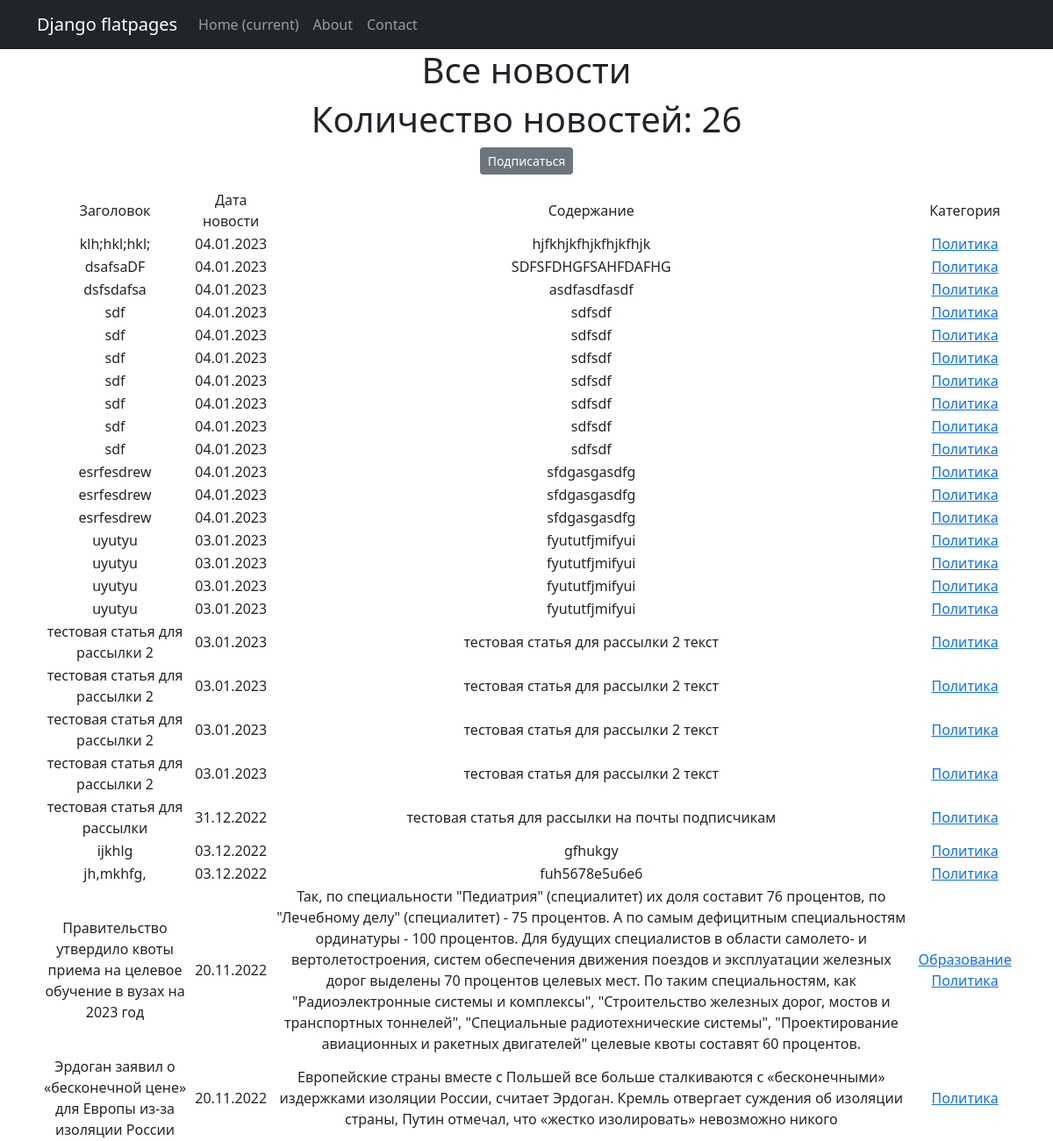
The app's page /news/categories/2, older data.
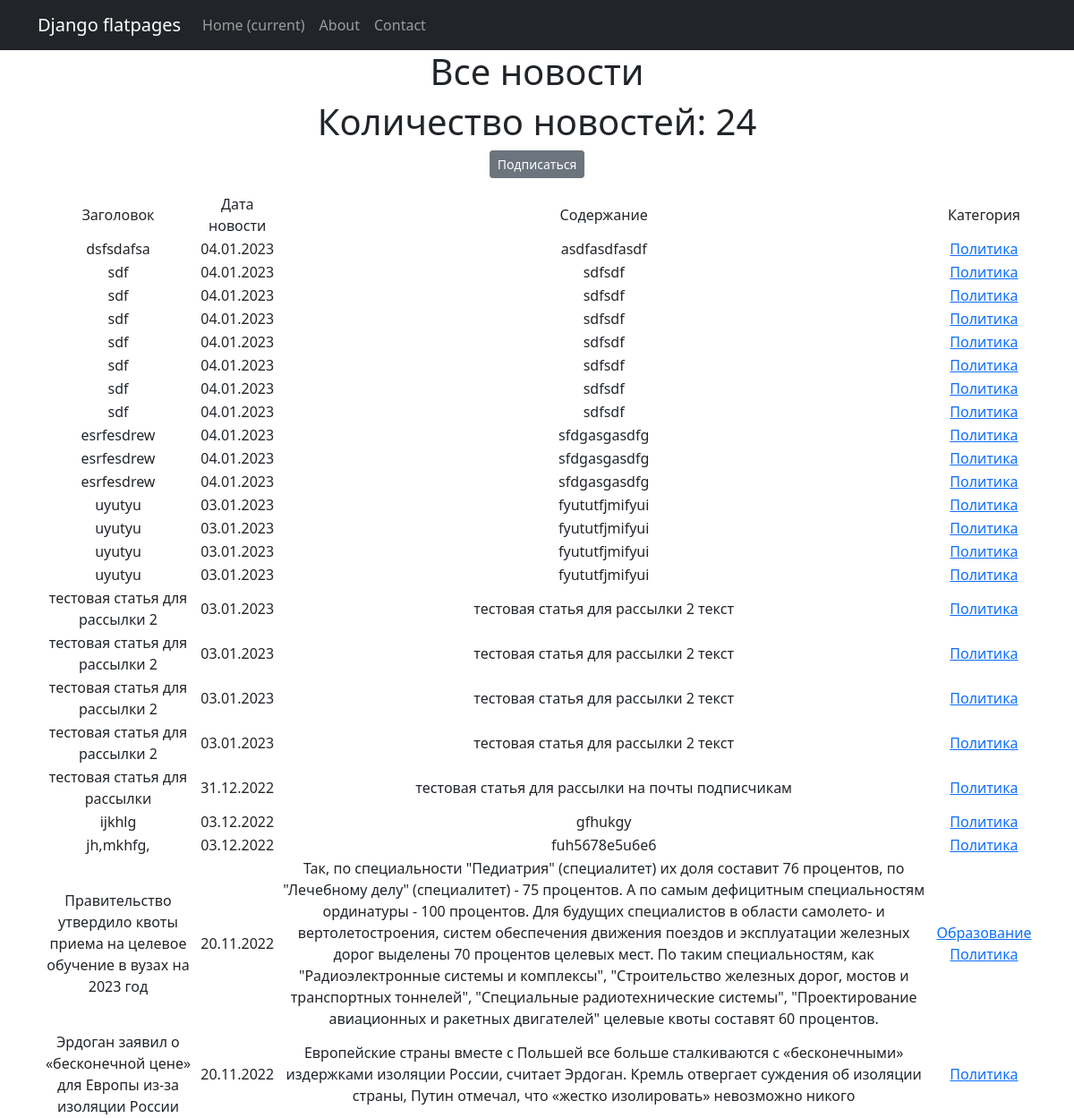
The same page, newer data.
### D5/models.py (models this page shows, shortened)
class Post(models.Model):
    news = 'nws'
    article = 'art'
    change = [(news, 'Новость'), (article, 'Статья')]
    author_id = models.ForeignKey(Author, on_delete=models.CASCADE)
    changes = models.CharField(choices=change, max_length=3)
    dt_create = models.DateTimeField(auto_now_add=True)
    category_id = models.ManyToManyField(Category, through='PostCategory')
    title = models.CharField(max_length=255)
    text = models.TextField()
    rank_post = models.IntegerField(default=0)

class Category(models.Model):
    name_category = models.CharField(unique=True, max_length=255)
    subscribers = models.ManyToManyField(User, blank=True, null=True, related_name='categories')
    def __str__(self):
        return self.name_category

### D5/views.py (the view)
# urls.py: path('categories/<int:pk>', CategoryListView.as_view(), name='category_list'),
class CategoryListView(ListView):
    model = Post
    template_name = 'news/category_list.html'
    context_object_name = 'category_news_list'
    def get_queryset(self):
        self.category = get_object_or_404(Category, id=self.kwargs['pk'])
        queryset = Post.objects.filter(category_id=self.category).order_by('-dt_create')
        return queryset
    def get_context_data(self, **kwargs):
        context = super().get_context_data(**kwargs)
        context['is_not_subscriber'] = self.request.user not in self.category.subscribers.all()
        context['category'] = self.category
        return context

### D5/templatetags/custom_filters.py (called while the page is built)
@register.filter()
def censor(text):
    for wrd in CENSOR:
        if wrd in text:
            rep_len = '*' * (len(wrd) - 1)
            pref = wrd[0]
            rep = f'{pref}{rep_len}'
            text = text.replace(wrd, rep)
        else:
            continue
    return text

### templates/news/category_list.html (shortened to what this page needs)
{% extends 'flatpages/default.html' %}
{% load custom_filters %}
{% block content %}
<h1>Все новости</h1>
{% if category_news_list %}
<h1>Количество новостей: {{category_news_list|length}}</h1>
    {% if is_not_subscriber %}
    <p class="text-center"><a href="{% url 'subscribe' category.id %}"
                              class="btn btn-secondary btn-sm">Подписаться</a> </p>
    {% endif %}
<table>
    <tr>
        <td>Заголовок</td>
        <td>Дата новости</td>
        <td>Содержание</td>
        <td>Категория</td>
    </tr>
    {% for new1 in category_news_list %}
    <tr>
        <td>{{ new1.title }}</td>
        <td>{{ new1.dt_create|date:'d.m.Y' }}</td>
        <td>{{ new1.text }}</td>
                    <td>{% for category in new1.category_id.all %}
            <a href="{% url 'category_list' category.id %}">{{ category }}</a>
               {% endfor %}</td>
    </tr>
    {% endfor %}
</table>
{% else %}
<h2> Нет новостей! </h2>
{% endif %}
{% endblock content %}

### templates/flatpages/default.html (shortened to what this page needs)
<!DOCTYPE html>
<html lang="en">
    <head>
        {% load static %}
        <link href="{% static 'css/styles.css' %}" rel="stylesheet" />
    </head>
    <body>
        <nav class="navbar navbar-expand-lg navbar-dark bg-dark static-top">
   <div class="container">
       <a class="navbar-brand" href="#">Django flatpages</a>
       <div class="collapse navbar-collapse" id="navbarResponsive">
           <ul class="navbar-nav ml-auto">
               <li class="nav-item active">
                   <a class="nav-link" href="#">Home
                       <span class="sr-only">(current)</span>
                   </a>
               </li>
               <li class="nav-item">
                   <a class="nav-link" href="/about/">About</a>
               </li>
               <li class="nav-item">
                   <a class="nav-link" href="/contacts/">Contact</a>
               </li>
           </ul>
       </div>
   </div>
</nav>
    <div class="container">
   <div class="row">
       <div class="col-lg-12 text-center">
           {% block content %}{% endblock content %}
       </div>
   </div>
</div>
    </body>
</html>

Row changes from the older to the newer data that the page shows:
removed Post: title "klh;hkl;hkl;", dt_create "04.01.2023", text "hjfkhjkfhjkfhjkfhjk", Category (name_category "Политика")
removed Post: title "dsafsaDF", dt_create "04.01.2023", text "SDFSFDHGFSAHFDAFHG", Category (name_category "Политика")
Text that changed along with them:
{{ category_news_list|length }}: "26" → "24"
